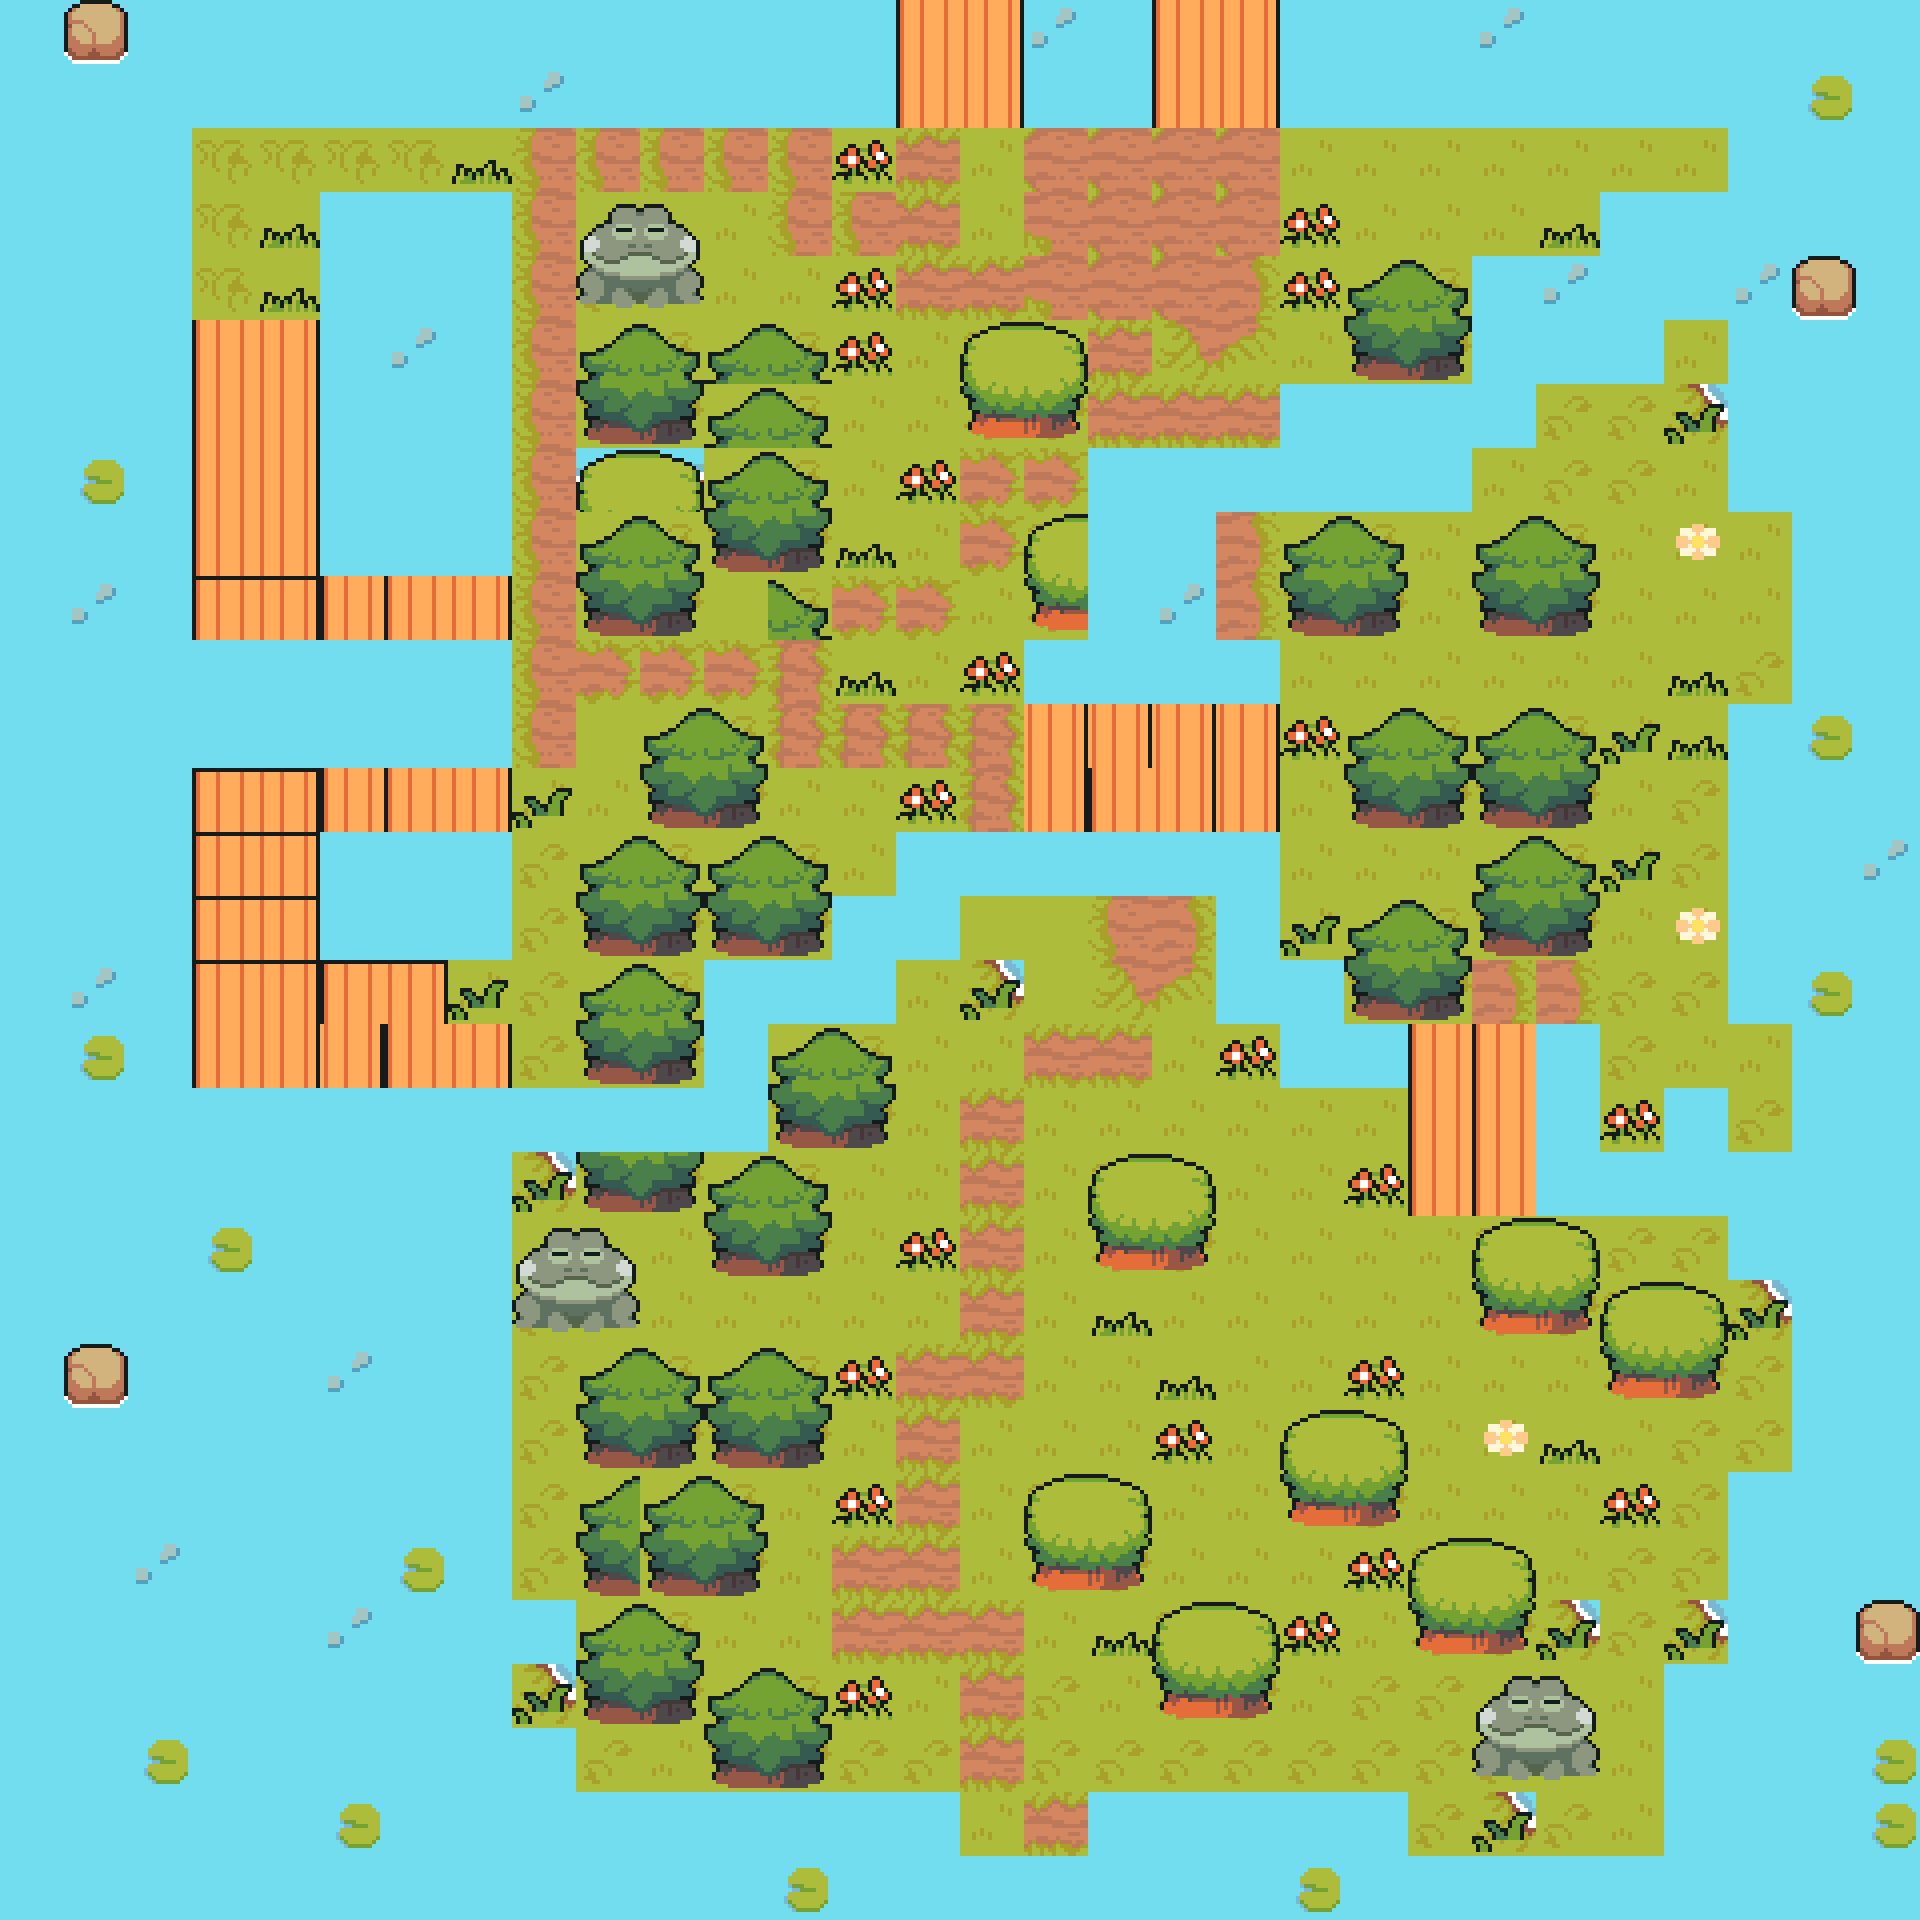

Rendered tile map (Tiled .tmx) drawn with the repository's tilesets; below, a short description and the full map source, tile grids included:
An orthogonal 30x30 tile map with 64x64 px tiles, 1 tile layer (Tile Layer 1).

<map version="1.10" tiledversion="1.10.1" orientation="orthogonal" renderorder="right-down" width="30" height="30" tilewidth="64" tileheight="64" infinite="0" nextlayerid="3" nextobjectid="1">
 <tileset firstgid="1" name="Markland" tilewidth="64" tileheight="64" tilecount="2850" columns="57">
  <image source="ALL/ground.png" width="3648" height="3200" />
 </tileset>
 <layer id="1" name="Tile Layer 1" width="30" height="30">
  <data encoding="csv">
2,2699,4,5,6,7,6,7,58,59,60,61,62,63,2090,2091,2369,61,2090,2091,60,61,62,393,59,60,61,62,63,64,
59,60,61,62,63,64,63,64,2369,116,117,118,119,120,2090,2091,117,118,2090,2091,117,118,119,115,116,117,118,119,695,121,
116,117,118,1157,1157,1157,1157,1794,1862,1862,1862,1862,1862,1438,1163,296,1171,1171,1171,1171,296,296,296,296,296,296,296,1,2,3,
1,1,2,1157,1794,5,6,7,1862,293,294,296,1862,1862,1163,296,1347,1171,1171,1171,1438,296,296,296,1794,123,123,58,59,60,
58,58,59,1157,1794,62,63,64,1862,350,351,296,296,1438,1163,1163,1347,1171,1171,1863,1438,754,755,123,125,123,123,125,2699,117,
115,115,116,2147,2148,119,17,121,1862,754,755,754,755,1438,296,981,982,1163,1919,1920,296,811,812,123,123,123,296,229,2,3,
1,331,2,2147,2148,5,6,7,1862,811,812,754,755,296,296,1038,1039,1163,1163,1163,123,123,123,123,295,295,958,1,2,3,
58,695,331,2147,2148,62,63,64,1862,188,189,754,755,296,1438,1788,1788,123,920,123,920,920,920,296,295,295,296,229,2,3,
1,115,331,2147,2148,331,331,121,1862,754,755,811,812,1794,296,1788,981,2256,123,887,754,755,296,754,755,296,2192,296,229,229,
331,2369,116,1976,1977,2147,2147,2148,1862,811,812,1915,755,1788,1788,296,1038,2256,125,944,811,812,296,811,812,296,296,296,2,3,
331,331,331,2313,2313,331,6,7,1862,1788,1788,1788,1559,1794,296,1438,2031,2094,2094,2031,296,296,296,296,296,296,1794,292,229,229,
331,331,331,2313,2313,331,63,64,1862,1915,754,755,1559,1559,1559,1559,2148,2034,2034,2148,1438,754,755,754,755,527,1794,1,695,3,
331,331,331,1976,1977,2147,2147,2148,527,296,811,812,296,296,1438,1559,2148,2147,2034,2148,1865,811,812,811,812,296,292,1,2,3,
331,331,331,1976,1977,331,2257,2257,292,754,755,754,755,296,2256,2256,2256,2094,2094,2256,296,296,296,754,755,527,292,58,59,393,
331,331,331,1976,1977,2145,2257,2257,292,811,812,811,812,2256,2256,2026,2026,1862,1863,2256,527,754,755,811,812,296,2192,1,2,3,
331,393,331,1976,1977,1976,1977,527,292,754,755,2256,2256,2256,296,958,2026,1919,1920,2256,2256,811,812,1519,1519,292,292,58,695,60,
331,695,331,2147,2148,2148,2147,2148,292,811,812,2256,754,755,296,296,1163,1163,296,1438,2256,2256,2033,2033,2036,292,296,296,229,229,
331,331,331,331,331,331,331,2256,2256,2256,2256,2256,811,812,296,1163,296,296,296,296,296,296,2033,2033,2036,1438,2256,292,59,60,
331,331,331,331,331,331,331,331,958,811,812,754,755,296,296,1163,296,981,982,296,296,1438,2033,2033,2036,2036,2256,2256,116,117,
331,331,331,695,331,331,2257,2256,293,294,296,811,812,296,1438,1163,296,1038,1039,296,296,296,296,981,982,292,292,1,2,3,
331,331,331,331,331,331,2257,2256,350,351,296,296,296,296,296,1163,296,1794,296,296,296,296,296,1038,1039,981,982,958,920,60,
331,2699,331,331,331,393,121,2256,292,754,755,754,755,1438,1163,1163,296,296,1794,296,296,1438,296,296,296,1038,1039,292,2,3,
331,331,331,331,331,331,331,7,292,811,812,811,812,296,1163,296,296,296,1438,296,2136,2137,296,2192,1794,296,292,292,59,60,
58,58,59,60,61,62,63,2256,292,754,754,755,296,1438,1163,296,981,982,296,296,2193,2194,296,296,296,1438,292,1,2,3,
115,115,2819,117,2256,2256,695,2256,292,811,811,812,296,1163,1163,296,1038,1039,296,296,296,1438,981,982,296,292,292,1,2,3,
1,2,1,2,3,2593,2256,2256,2256,754,755,296,296,1163,1163,1163,296,1794,981,982,1438,296,1038,1039,958,292,958,58,59,2699,
58,59,58,59,60,2256,2256,2256,958,811,812,754,755,1438,296,1163,292,296,1038,1039,296,292,292,293,294,296,1,2,3,117,
115,116,2198,116,117,2256,2256,2256,2256,292,296,811,812,292,292,1163,292,292,292,292,292,292,292,350,351,296,58,1,2,695,
1,2,3,2,3,2198,3,2256,2256,1,2,3,3,3,3,296,1163,1,2,3,2,3,292,958,292,296,115,58,59,695,
58,59,60,59,60,59,60,60,2,3,59,60,2647,60,60,2,3,58,59,60,2647,60,2,3,3,3,3,2,3,117
</data>
 </layer>
</map>
